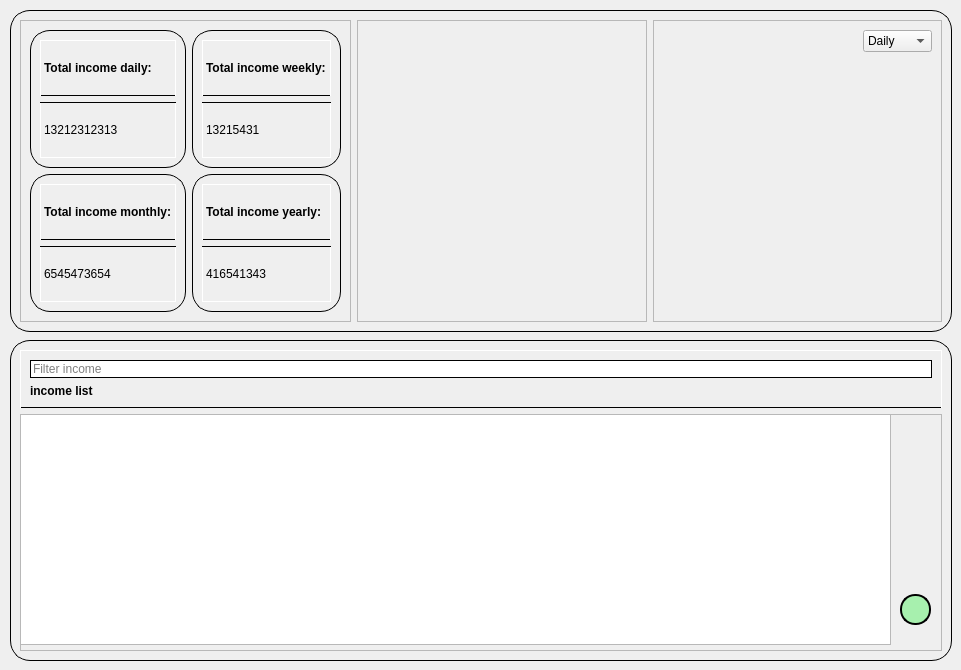
         <widget class="QWidget" name="page_3">
          <property name="styleSheet">
           <string notr="true">#incomeList_frame,#income_report_graph,#income_daily_frame,#income_weekly_frame,#income_monthly_frame,#income_yearly_frame {
border :1px solid black;
border-radius:20px
}

#income_daily,#income_weekly,#income_monthly,#income_yearly,#frame_21 {
border-width:1px;
border-style: solid;
 border-color: white white black white;
}

#income_daily_value ,#income_weekly_value ,#income_monthly_value ,#income_yearly_value {
border-width: 1px; 
border-style: solid;
border-color: black white white white;
}

#add_income_button{
border :2px solid black;
border-radius:15px;
background-color:#A7F0AE;
}</string>
          </property>
          <widget class="QFrame" name="income_report_graph">
           <property name="geometry">
            <rect>
             <x>10</x>
             <y>10</y>
             <width>942</width>
             <height>322</height>
            </rect>
           </property>
           <property name="styleSheet">
            <string notr="true"/>
           </property>
           <property name="frameShape">
            <enum>QFrame::StyledPanel</enum>
           </property>
           <property name="frameShadow">
            <enum>QFrame::Raised</enum>
           </property>
           <layout class="QHBoxLayout" name="horizontalLayout_9">
            <item>
             <widget class="QFrame" name="totalIncome_frame">
              <property name="styleSheet">
               <string notr="true"/>
              </property>
              <property name="frameShape">
               <enum>QFrame::StyledPanel</enum>
              </property>
              <property name="frameShadow">
               <enum>QFrame::Raised</enum>
              </property>
              <layout class="QGridLayout" name="gridLayout_8">
               <item row="1" column="1">
                <widget class="QFrame" name="income_yearly_frame">
                 <property name="frameShape">
                  <enum>QFrame::StyledPanel</enum>
                 </property>
                 <property name="frameShadow">
                  <enum>QFrame::Raised</enum>
                 </property>
                 <layout class="QVBoxLayout" name="verticalLayout_32">
                  <item>
                   <widget class="QLabel" name="income_yearly">
                    <property name="font">
                     <font>
                      <bold>true</bold>
                     </font>
                    </property>
                    <property name="text">
                     <string>Total income yearly:</string>
                    </property>
                   </widget>
                  </item>
                  <item>
                   <widget class="QLabel" name="income_yearly_value">
                    <property name="text">
                     <string>416541343</string>
                    </property>
                   </widget>
                  </item>
                 </layout>
                </widget>
               </item>
               <item row="1" column="0">
                <widget class="QFrame" name="income_monthly_frame">
                 <property name="styleSheet">
                  <string notr="true"/>
                 </property>
                 <property name="frameShape">
                  <enum>QFrame::StyledPanel</enum>
                 </property>
                 <property name="frameShadow">
                  <enum>QFrame::Raised</enum>
                 </property>
                 <layout class="QVBoxLayout" name="verticalLayout_33">
                  <item>
                   <widget class="QLabel" name="income_monthly">
                    <property name="font">
                     <font>
                      <bold>true</bold>
                     </font>
                    </property>
                    <property name="text">
                     <string>Total income monthly:</string>
                    </property>
                   </widget>
                  </item>
                  <item>
                   <widget class="QLabel" name="income_monthly_value">
                    <property name="text">
                     <string>6545473654</string>
                    </property>
                   </widget>
                  </item>
                 </layout>
                </widget>
               </item>
               <item row="0" column="0">
                <widget class="QFrame" name="income_daily_frame">
                 <property name="frameShape">
                  <enum>QFrame::StyledPanel</enum>
                 </property>
                 <property name="frameShadow">
                  <enum>QFrame::Raised</enum>
                 </property>
                 <layout class="QVBoxLayout" name="verticalLayout_34">
                  <item>
                   <widget class="QLabel" name="income_daily">
                    <property name="font">
                     <font>
                      <bold>true</bold>
                     </font>
                    </property>
                    <property name="text">
                     <string>Total income daily:</string>
                    </property>
                   </widget>
                  </item>
                  <item>
                   <widget class="QLabel" name="income_daily_value">
                    <property name="text">
                     <string>13212312313</string>
                    </property>
                   </widget>
                  </item>
                 </layout>
                </widget>
               </item>
               <item row="0" column="1">
                <widget class="QFrame" name="income_weekly_frame">
                 <property name="frameShape">
                  <enum>QFrame::StyledPanel</enum>
                 </property>
                 <property name="frameShadow">
                  <enum>QFrame::Raised</enum>
                 </property>
                 <layout class="QVBoxLayout" name="verticalLayout_35">
                  <item>
                   <widget class="QLabel" name="income_weekly">
                    <property name="font">
                     <font>
                      <bold>true</bold>
                     </font>
                    </property>
                    <property name="text">
                     <string>Total income weekly:</string>
                    </property>
                   </widget>
                  </item>
                  <item>
                   <widget class="QLabel" name="income_weekly_value">
                    <property name="text">
                     <string>13215431</string>
                    </property>
                   </widget>
                  </item>
                 </layout>
                </widget>
               </item>
              </layout>
             </widget>
            </item>
            <item>
             <widget class="QFrame" name="frame_16">
              <property name="frameShape">
               <enum>QFrame::StyledPanel</enum>
              </property>
              <property name="frameShadow">
               <enum>QFrame::Raised</enum>
              </property>
              <widget class="QWidget" name="income_pie" native="true">
               <property name="geometry">
                <rect>
                 <x>10</x>
                 <y>39</y>
                 <width>271</width>
                 <height>251</height>
                </rect>
               </property>
              </widget>
             </widget>
            </item>
            <item>
             <widget class="QFrame" name="frame_14">
              <property name="frameShape">
               <enum>QFrame::StyledPanel</enum>
              </property>
              <property name="frameShadow">
               <enum>QFrame::Raised</enum>
              </property>
              <widget class="QWidget" name="income_line" native="true">
               <property name="geometry">
                <rect>
                 <x>10</x>
                 <y>40</y>
                 <width>271</width>
                 <height>251</height>
                </rect>
               </property>
              </widget>
              <widget class="QComboBox" name="income_dropdown">
               <property name="geometry">
                <rect>
                 <x>210</x>
                 <y>10</y>
                 <width>69</width>
                 <height>22</height>
                </rect>
               </property>
               <item>
                <property name="text">
                 <string>Daily</string>
                </property>
               </item>
               <item>
                <property name="text">
                 <string>Weekly</string>
                </property>
               </item>
               <item>
                <property name="text">
                 <string>Monthly</string>
                </property>
               </item>
               <item>
                <property name="text">
                 <string>Yearly</string>
                </property>
               </item>
              </widget>
             </widget>
            </item>
           </layout>
          </widget>
          <widget class="QFrame" name="incomeList_frame">
           <property name="geometry">
            <rect>
             <x>10</x>
             <y>340</y>
             <width>942</width>
             <height>321</height>
            </rect>
           </property>
           <property name="styleSheet">
            <string notr="true"/>
           </property>
           <property name="frameShape">
            <enum>QFrame::StyledPanel</enum>
           </property>
           <property name="frameShadow">
            <enum>QFrame::Raised</enum>
           </property>
           <layout class="QVBoxLayout" name="verticalLayout_36">
            <item alignment="Qt::AlignTop">
             <widget class="QFrame" name="frame_21">
              <property name="frameShape">
               <enum>QFrame::StyledPanel</enum>
              </property>
              <property name="frameShadow">
               <enum>QFrame::Raised</enum>
              </property>
              <layout class="QVBoxLayout" name="verticalLayout_37">
               <item>
                <widget class="QLineEdit" name="income_lineEdit">
                 <property name="styleSheet">
                  <string notr="true">border: 1px solid black;</string>
                 </property>
                 <property name="placeholderText">
                  <string>Filter income</string>
                 </property>
                </widget>
               </item>
               <item>
                <widget class="QLabel" name="income_list_header">
                 <property name="font">
                  <font>
                   <bold>true</bold>
                  </font>
                 </property>
                 <property name="text">
                  <string>income list</string>
                 </property>
                </widget>
               </item>
              </layout>
             </widget>
            </item>
            <item>
             <widget class="QFrame" name="frame_22">
              <property name="sizePolicy">
               <sizepolicy hsizetype="Preferred" vsizetype="Preferred">
                <horstretch>0</horstretch>
                <verstretch>1</verstretch>
               </sizepolicy>
              </property>
              <property name="maximumSize">
               <size>
                <width>16777215</width>
                <height>16777215</height>
               </size>
              </property>
              <property name="frameShape">
               <enum>QFrame::StyledPanel</enum>
              </property>
              <property name="frameShadow">
               <enum>QFrame::Raised</enum>
              </property>
              <widget class="QPushButton" name="add_income_button">
               <property name="geometry">
                <rect>
                 <x>880</x>
                 <y>180</y>
                 <width>31</width>
                 <height>31</height>
                </rect>
               </property>
               <property name="styleSheet">
                <string notr="true"/>
               </property>
               <property name="text">
                <string/>
               </property>
               <property name="icon">
                <iconset resource="resource.qrc">
                 <normaloff>:/black/icon/White/plus.svg</normaloff>:/black/icon/White/plus.svg</iconset>
               </property>
              </widget>
              <widget class="QScrollArea" name="scrollArea_5">
               <property name="geometry">
                <rect>
                 <x>0</x>
                 <y>0</y>
                 <width>871</width>
                 <height>231</height>
                </rect>
               </property>
               <property name="styleSheet">
                <string notr="true"/>
               </property>
               <property name="widgetResizable">
                <bool>true</bool>
               </property>
               <widget class="QWidget" name="scrollAreaWidgetContents_4">
                <property name="geometry">
                 <rect>
                  <x>0</x>
                  <y>0</y>
                  <width>871</width>
                  <height>231</height>
                 </rect>
                </property>
                <property name="styleSheet">
                 <string notr="true">background-color:#FFFFFF;</string>
                </property>
                <layout class="QVBoxLayout" name="verticalLayout_40">
                 <item>
                  <widget class="QWidget" name="income_list" native="true"/>
                 </item>
                </layout>
               </widget>
              </widget>
             </widget>
            </item>
           </layout>
          </widget>
         </widget>
